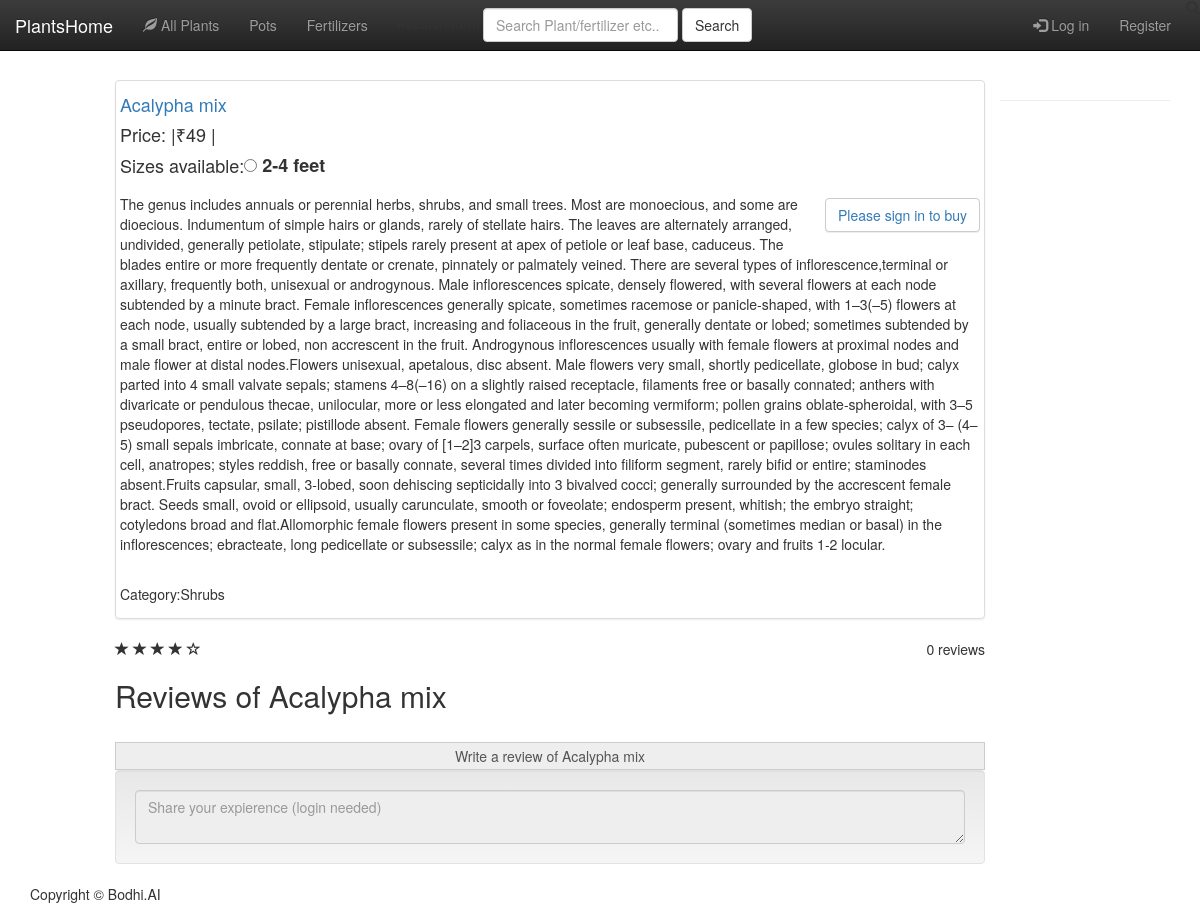
Page /7/ on the committed database.
### firstone/models.py (models this page shows, shortened)
class Plant(models.Model):
    ornamental = 'Ornamental'
    herb = 'Herbs'
    shrub = 'Shrubs'
    fs = 'Flowering and Seasonal'
    tree = 'Trees'
    palm = 'Palm'
    fruit = 'Fruits'
    grass = 'Grass'
    bonsai = 'Bonsai'
    category_choice = ((ornamental,'Ornamental'),(herb,'Herbs'),(shrub,'Shrubs'),(fs,'Flowering and Seasonal'),
                       (tree,'Tree'),(palm,'Palm'),(fruit,'Fruits'),(grass,'Grass'),(bonsai,'Bonsai'))
    name = models.CharField(max_length=100)
    scientific_name = models.CharField(max_length=100)
    category = models.CharField(max_length=50, choices=category_choice, default=shrub, )
    description = models.TextField()
    image1 = models.ImageField(upload_to=upload_location, max_length=500, null=True, blank=True)
    image2 = models.ImageField(max_length=500, null=True, blank=True)
    image3 = models.ImageField(max_length=500, null=True, blank=True)
    image4 = models.ImageField(max_length=500, null=True, blank=True)

class PlantSize(models.Model):
    thick = 'Thick'
    thin = 'Thin'
    leaves = 'Leaves'
    ztfeet = '0-2 feet'
    tffeet = '2-4 feet'
    fsfeet = '4-6 feet'
    sefeet = '6-8 feet'
    etfeet = '8-10 feet'
    seed = 'Seedling'
    size_choice = ((thick, 'Thick'), (thin, 'Thin'), (ztfeet, '0-2 feet'),
                   (tffeet, '2-4 feet'), (fsfeet, '4-6 feet'), (sefeet, '6-8 feet'),
                   (etfeet, '8-10 feet'),(seed,'Seedling'))
    psize = models.ForeignKey(Plant, on_delete=models.CASCADE)
    size = models.CharField(max_length=100, choices=size_choice)
    price = models.IntegerField()

### firstone/views.py (the view, shortened to what this page needs)
# urls.py: url(r'^(?P<pk>[0-9]+)/$', views.detail, name='detail'),
def detail(request, pk):
    plant = get_object_or_404(Plant, pk=pk)
    rating_of_plant = plant.plantsize_set.all()
    user = request.user
    context = {'plant': plant, 'ratingofplant': rating_of_plant, }
    return render(request, 'firstone/detail.html', context, )

### firstone/templates/firstone/detail.html (shortened to what this page needs)
{% extends 'firstone/base.html' %}
{% load thumbnail %}
{% block content %}
<body>
<br><br><br><br>
            <div class="col-md-9 col-md-offset-1">
                <div class="thumbnail">
                    <div class="caption-full">
                        <h4><a href="#">{{plant.name}}</a>
                        </h4>
  </div>
                      <form method="post" action="{%url 'firstone:cart' %}"> {%csrf_token%}
                          <h4>Price: |{%for i in ratingofplant %}₹{{i.price}} |{%endfor%}</h4>
                        {%if plant.plantsize_set.all %}<h4>Sizes available:<div class="btn-group" role="group" aria-label="...">
                            {%for pl in plant.plantsize_set.all %}
  <input type="radio" name="choice" id="choice{{forloop.counter}}" value="{{pl.pk}}" />
                        <label for="choice{{forloop.counter}}">{{pl.size}}</label>
                            {%endfor%}  </div></h4>{%endif%}
                        <p class="pull-right"><input type="hidden" name="plantid" value="{{plant.pk}}">
                    {%if request.user.is_authenticated%}
                            <input type="submit" class="btn btn-default navbar-btn"  value="Add to Cart" >{%else%}
                            <button name="login" class="btn btn-default navbar-btn"><a href="{%url 'firstone:login'%}">Please sign in to buy</a></button>
                            {%endif%}
</p>
                        </form>
                        <p>{{plant.description}}</p><br>
                        <p>Category:{{plant.category}}</p>
                    </div>
                    <div class="ratings">
                        <p class="pull-right">{{plant.ratingplant_set.count}} reviews</p>
                        <p>
                            <span class="glyphicon glyphicon-star"></span>
                            <span class="glyphicon glyphicon-star"></span>
                            <span class="glyphicon glyphicon-star"></span>
                            <span class="glyphicon glyphicon-star"></span>
                            <span class="glyphicon glyphicon-star-empty"></span>
                        </p>
                    </div>
                     <h2> Reviews of {{plant.name}} </h2><br>
                <span class="input-group-addon" id="basic-addon1">Write a review of {{plant.name}}</span>
                <div  class="well " >
<textarea class="form-control"  name="rev"  placeholder="Share your expierence (login needed)"
                             {%if not request.user.is_authenticated %}disabled {% endif%}></textarea>
                        </div>
                </div>
    <div class="container">
        <hr>
        <footer>
            <div class="row">
                <div class="col-lg-12">
                    <p>Copyright &copy; Bodhi.AI</p>
                </div>
            </div>
        </footer>
    </div>
<link rel="stylesheet" type="text/css" href="//netdna.bootstrapcdn.com/bootstrap/3.1.1/css/bootstrap.min.css">
</body>
{% endblock %}

### firstone/templates/firstone/base.html (shortened to what this page needs)
{% load staticfiles %}
<html>
<head>
<link rel="stylesheet" href="https://maxcdn.bootstrapcdn.com/bootstrap/3.3.7/css/bootstrap.min.css">
<link rel="stylesheet" href="https://maxcdn.bootstrapcdn.com/bootstrap/3.3.7/css/bootstrap-theme.min.css">
</head>
<body>
   <nav class="navbar navbar-fixed-top navbar-inverse">
      <div class="container-fluid">
        <div class="navbar-header">
          <a class="navbar-brand {% if athome %} active {%endif%}" href="{% url 'firstone:home' %}">PlantsHome</a>
        </div>
        <div id="navbar" class="collapse navbar-collapse">
          <ul class="nav navbar-nav " >
            <li class="{%if atallplants %}active {%endif%}"><a href="{% url 'firstone:allPlants' %}"><span class="glyphicon glyphicon-leaf"></span> All Plants</a></li>
            <li><a href="{%url 'firstone:comingsoon'%}">Pots</a></li>
            <li><a href="{%url 'firstone:comingsoon'%}">Fertilizers</a></li>
          </ul>
            <form method="get" action="{%url 'firstone:search'%}" class="navbar-form navbar-left">                                          #search form
        <div class="form-group">
          <input type="text" name="query" value="{{request.GET.query}}" class="form-control" placeholder="Search Plant/fertilizer etc..">
        </div>
        <button type="submit" class="btn btn-default">Search</button>
      </form>
           <ul class="nav navbar-nav navbar-right  ">
             {%if not request.user.is_authenticated %}<li class="{%if atlogin %}active {%endif%}"><a href="{%url 'firstone:login'%}"> <span class="glyphicon glyphicon-log-in"></span> Log in </a></li>{%endif%}
           {%if not request.user.is_authenticated %} <li class="{%if atregister %}active{%endif%}"><a href="{% url 'firstone:registeruser' %}"> Register </a></li>{%endif%}
<span class="glyphicon glyphicon-search" aria-hidden="true"></span>
          </ul>
        </div>
      </div>
    </nav>
{% block content %}
{% endblock %}
<link rel="stylesheet" type="text/css" href="//netdna.bootstrapcdn.com/bootstrap/3.1.1/css/bootstrap.min.css">
</body>
</html>

### rows in the picture
Plant: name "Acalypha mix", description "The genus includes annuals or perennial herbs, shrubs, and small trees. Most are monoecious, and some are dioecious. Indumentum of simple hairs or glands, rarely of stellate hairs. The leaves are alternately arranged, undivided, generally petiolate, stipulate; stipels rarely present at apex of petiole or leaf base, caduceus. The blades entire or more frequently dentate or crenate, pinnately or palmately veined. There are several types of inflorescence,terminal or axillary, frequently both, unisexual or androgynous. Male inflorescences spicate, densely flowered, with several flowers at each node subtended by a minute bract. Female inflorescences generally spicate, sometimes racemose or…", category "Shrubs", ratingplant_set.count "0"
PlantSize: price "49", size "2-4 feet"
